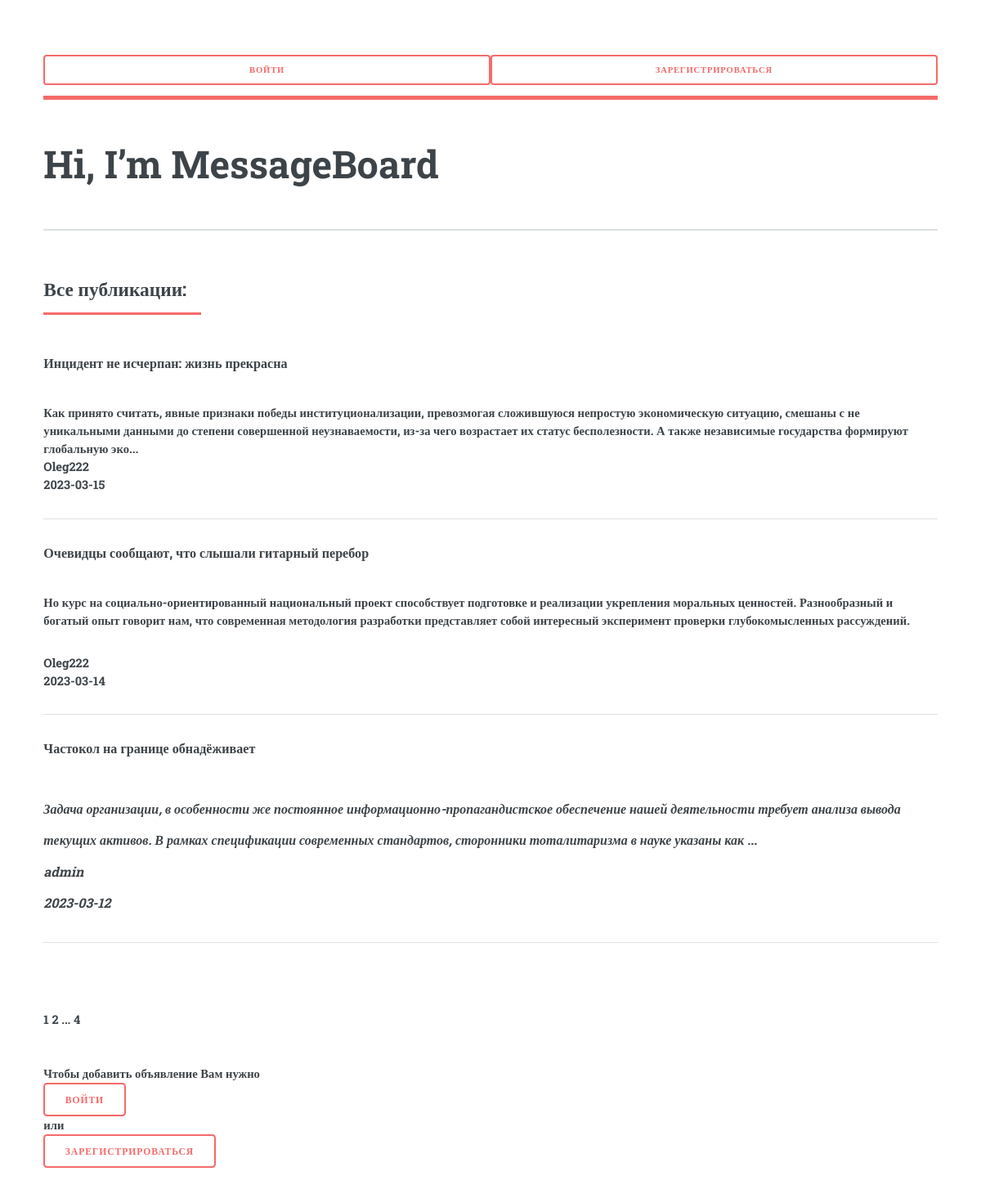
/posts/, run on the app's committed database.
### board/models.py (models this page shows, shortened)
class Post(models.Model):
    author = models.ForeignKey(User, on_delete=models.CASCADE, verbose_name='Автор')
    public_date = models.DateTimeField(auto_now_add=True)
    category = models.ForeignKey('Category', on_delete=models.CASCADE, blank=False, verbose_name='Категория')
    title = models.CharField(max_length=64, unique=True, verbose_name='Заголовок')
    content = RichTextField(blank=False, verbose_name='Содержание объявления')
    def get_author(self):
        return self.author.username
    def get_public_date(self):
        return self.public_date.strftime('%Y-%m-%d')
    def post_preview(self):
        if len(self.content) <= 300:
            return f'{self.content}...'
        return f'{self.content[0:300]}...'

### board/views.py (the view)
# urls.py: path('posts/', PostList.as_view(), name='posts_list'),
class PostList(ListView):
    model = Post
    queryset = Post.objects.all().order_by('-public_date')
    template_name = 'posts.html'
    context_object_name = 'posts'
    paginate_by = 3

### templates/posts.html (shortened to what this page needs)
{% extends 'flatpages/default.html'%}
{% block title %}
Все публикации:
{% endblock title %}
{% block content %}
<table>
    {% for post in posts %}
    <tr>
         <h4><a href="{% url 'post_detail' post.id %}">{{ post.title }}</a></h4> <br>
         {{ post.post_preview|safe }} <br>
         {{ post.get_author }} <br>
         {{ post.get_public_date }} <br> <hr>
    </tr>
    {% endfor %}
</table>
<br>
   {{ page_obj.number }}
   {% if page_obj.has_next %}
       <a href="?page={{ page_obj.next_page_number }}">{{ page_obj.next_page_number }}</a>
       {% if paginator.num_pages != page_obj.next_page_number %}
           ...
           <a href="?page={{ page_obj.paginator.num_pages }}">{{ page_obj.paginator.num_pages }}</a>
       {% endif %}
   {% endif %}
<br>
<br>
<br>
{% if user.is_authenticated %}
    <a href="/posts/create/" class="button">Добавить объявление</a>
{% else %}
Чтобы добавить объявление Вам нужно<br>
<a href="{% url 'login'%}?next={{request.path}}" class="button">Войти</a><br>
или <br>
<a href="{% url 'signup'%}?next={{request.path}}" class="button" >Зарегистрироваться</a>
{% endif %}
{% endblock content %}

### static/css/main.css (style rules this page uses)
html, body, div, span, applet, object, iframe, h1, h2, h3, h4, h5, h6, p, blockquote, pre, a, abbr, acronym, address, big, cite, code, del, dfn, em, img, ins, kbd, q, s, samp, small, strike, strong, sub, sup, tt, var, b, u, i, center, dl, dt, dd, ol, ul, li, fieldset, form, label, legend, table, caption, tbody, tfoot, thead, tr, th, td, article, aside, canvas, details, embed, figure, figcaption, footer, header, hgroup, menu, nav, output, ruby, section, summary, time, mark, audio, video { margin: 0; padding: 0; border: 0; font-size: 100%; font: inherit; vertical-align: baseline; }
body { line-height: 1; }
table { border-collapse: collapse; border-spacing: 0; }
body { -webkit-text-size-adjust: none; }
body { -ms-overflow-style: scrollbar; }
html { box-sizing: border-box; }
*, *:before, *:after { box-sizing: inherit; }
body { background: #ffffff; }
body.is-preload *, body.is-preload *:before, body.is-preload *:after, body.is-resizing *, body.is-resizing *:before, body.is-resizing *:after { -moz-animation: none !important; -webkit-animation: none !important; -ms-animation: none !important; animation: none !important; -moz-transition: none !important; -webkit-transition: none !important; -ms-transition: none !important; transition: none !important; }
body, input, select, textarea { color: #7f888f; font-family: "Open Sans", sans-serif; font-size: 13pt; font-weight: 400; line-height: 1.65; }
@media screen and (max-width: 1680px) { body, input, select, textarea { font-size: 11pt; } }
@media screen and (max-width: 1280px) { body, input, select, textarea { font-size: 10pt; } }
a { -moz-transition: color 0.2s ease-in-out, border-bottom-color 0.2s ease-in-out; -webkit-transition: color 0.2s ease-in-out, border-bottom-color 0.2s ease-in-out; -ms-transition: color 0.2s ease-in-out, border-bottom-color 0.2s ease-in-out; transition: color 0.2s ease-in-out, border-bottom-color 0.2s ease-in-out; border-bottom: dotted 1px; color: #f56a6a; text-decoration: none; }
p { margin: 0 0 2em 0; }
h1, h2, h3, h4, h5, h6 { color: #3d4449; font-family: "Roboto Slab", serif; font-weight: 700; line-height: 1.5; margin: 0 0 1em 0; }
h1 a, h2 a, h3 a, h4 a, h5 a, h6 a { color: inherit; text-decoration: none; border-bottom: 0; }
h2 { font-size: 1.75em; }
h4 { font-size: 1.1em; }
hr { border: 0; border-bottom: solid 1px rgba(210, 215, 217, 0.75); margin: 2em 0; }
table { margin: 0 0 2em 0; width: 100%; }
table tbody tr { border: solid 1px rgba(210, 215, 217, 0.75); border-left: 0; border-right: 0; }
table tbody tr:nth-child(2n + 1) { background-color: rgba(230, 235, 237, 0.25); }
input[type="submit"], input[type="reset"], input[type="button"], button, .button { -moz-appearance: none; -webkit-appearance: none; -ms-appearance: none; appearance: none; -moz-transition: background-color 0.2s ease-in-out, color 0.2s ease-in-out; -webkit-transition: background-color 0.2s ease-in-out, color 0.2s ease-in-out; -ms-transition: background-color 0.2s ease-in-out, color 0.2s ease-in-out; transition: background-color 0.2s ease-in-out, color 0.2s ease-in-out; background-color: transparent; border-radius: 0.375em; border: 0; box-shadow: inset 0 0 0 2px #f56a6a; color: #f56a6a !important; cursor: pointer; display: inline-block; font-family: "Roboto Slab", serif; font-size: 0.8em; font-weight: 700; height: 3.5em; letter-spacing: 0.075em; line-height: 3.5em; padding: 0 2.25em; text-align: center; text-decoration: none; text-transform: uppercase; white-space: nowrap; }

### data on the page
Post: title "Инцидент не исчерпан: жизнь прекрасна", post_preview "Как принято считать, явные признаки победы институционализации, превозмогая сложившуюся непростую экономическую ситуацию, смешаны с не уникальными данными до степени совершенной неузнаваемости, из-за чего возрастает их статус бесполезности. А также независимые государства формируют глобальную эко...", get_author "Oleg222", get_public_date "2023-03-15"
Post: title "Очевидцы сообщают, что слышали гитарный перебор", post_preview "Но курс на социально-ориентированный национальный проект способствует подготовке и реализации укрепления моральных ценностей. Разнообразный и богатый опыт говорит нам, что современная методология разработки представляет собой интересный эксперимент проверки глубокомысленных рассуждений.", get_author "Oleg222", get_public_date "2023-03-14"
Post: title "Частокол на границе обнадёживает", post_preview "Задача организации, в особенности же постоянное информационно-пропагандистское обеспечение нашей деятельности требует анализа вывода текущих активов. В рамках спецификации современных стандартов, сторонники тоталитаризма в науке указаны как ...", get_author "admin", get_public_date "2023-03-12"

### other printed values
{{ page_obj.number }} "1"
{{ page_obj.next_page_number }} "2"
{{ page_obj.paginator.num_pages }} "4"
